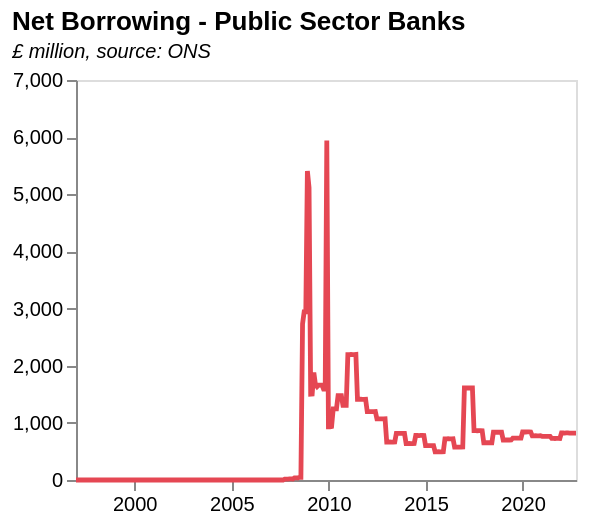

Vega-Lite specification for this chart:
### Vega-Lite specification from a JSON file in a GitHub repository (floating-point values rounded to 4 significant figures; data arrays with more than 128 entries replaced by an {"elided": "..."} marker saying what was removed)
{"$schema": "https://vega.github.io/schema/vega-lite/v5.json", "title": {"text": "Net Borrowing - Public Sector Banks", "subtitle": "£ million, source: ONS", "subtitleFontStyle": "italic", "subtitleFontSize": 10, "anchor": "start", "color": "black"}, "width": 250, "height": 200, "mark": {"type": "line", "color": "#e54753", "strokeWidth": 2.4, "opacity": 1}, "data": {"values": {"elided": "358 records"}}, "transform": [{"calculate": "year(datum.date)", "as": "year"}, {"filter": "datum.year>=minYear"}, {"filter": "datum.year<=maxYear"}], "params": [{"name": "minYear", "value": 1997, "bind": {"input": "range", "min": 1997, "max": 2022, "step": 1, "name": "Start year:"}}, {"name": "maxYear", "value": 2022, "bind": {"input": "range", "min": 1997, "max": 2022, "step": 1, "name": "End year:"}}], "encoding": {"x": {"field": "date", "type": "temporal", "title": null, "axis": {"title": "", "grid": false, "ticks": true}}, "y": {"field": "value", "type": "quantitative", "axis": {"title": "", "grid": false, "ticks": true}, "scale": {"domain": [0, 7000]}}}}
